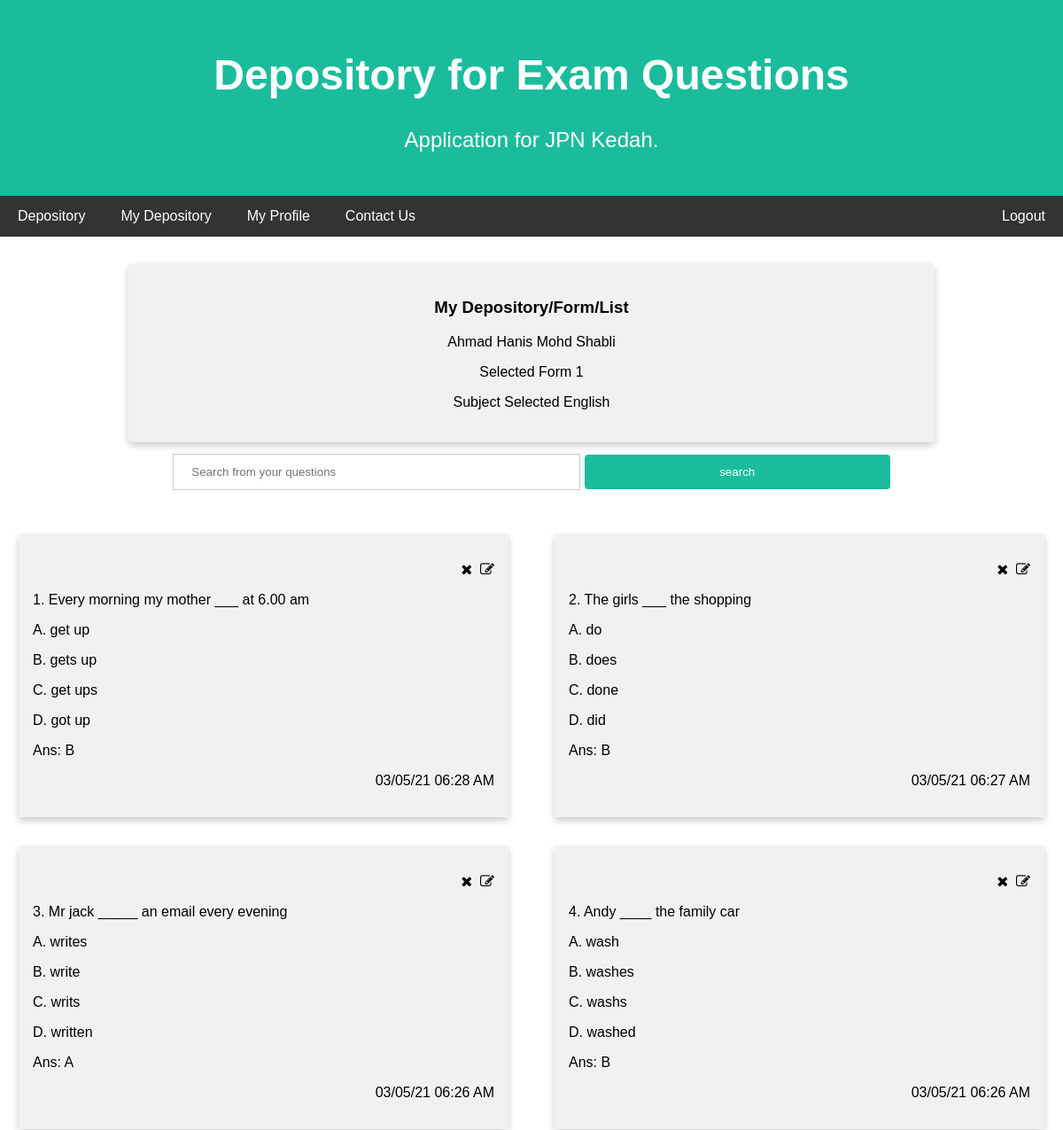
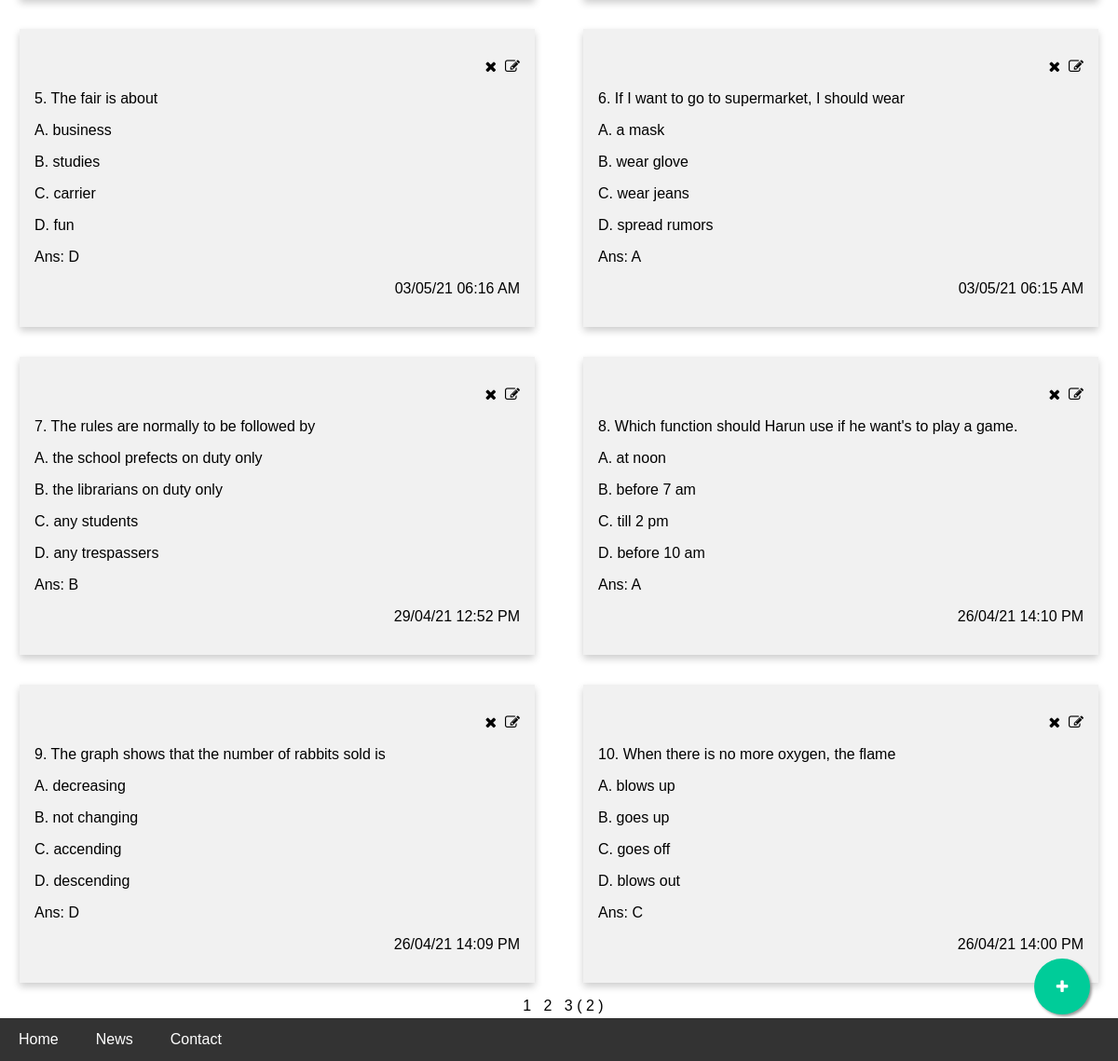
The page /php/myquestionslist.php?pageno=2&yearform=Form 1&subject=English (signed in) on the database its author committed (2 pictures, top to bottom).
### tables this page shows
CREATE TABLE `tbl_questions` (
  `q_id` int(6) NOT NULL,
  `form` varchar(6) NOT NULL,
  `subject_name` varchar(30) NOT NULL,
  `user_email` varchar(60) NOT NULL,
  `question` varchar(500) NOT NULL,
  `ans_a` varchar(200) NOT NULL,
  `ans_b` varchar(200) NOT NULL,
  `ans_c` varchar(200) NOT NULL,
  `ans_d` varchar(200) NOT NULL,
  `ans` varchar(1) NOT NULL,
  `date_created` datetime(6) NOT NULL DEFAULT current_timestamp(6)
);

### php/myquestionslist.php (the view, shortened to what this page needs)
<?php
include_once("dbconnect.php");
if ($_SESSION["session_id"]) {
    $user_email = $_SESSION["email"];
    $name = $_SESSION["name"];
    $yearform = $_GET['yearform'];
    $subject = $_GET['subject'];
    $pageno = (int)$_GET['pageno'];
    $results_per_page = 10;
    $page_first_result = ($pageno - 1) * $results_per_page;
    if (isset($_GET['button'])) {
        if ($_GET['button'] === 'search') {
            $searchkey = addslashes($_GET['search']);
            $sqllistquestions = "SELECT * FROM tbl_questions WHERE user_email = '$user_email' AND form = '$yearform' AND subject_name = '$subject' AND question LIKE '%$searchkey%' ORDER BY date_created DESC";
        }
        if ($_GET['button'] === 'delete') {
            $qid = $_GET['qid'];
            $sqldelete = "DELETE FROM tbl_questions WHERE q_id='$qid' AND user_email = '$user_email'";
            $stmt = $conn->prepare($sqldelete);
            if ($stmt->execute()) {
                echo "<script> alert('Delete Success')</script>";
            } else {
                echo "<script> alert('Delete Failed')</script>";
            }
            $sqllistquestions = "SELECT * FROM tbl_questions WHERE user_email = '$user_email' AND form = '$yearform' AND subject_name = '$subject' ORDER BY date_created DESC";
        }
    } else {
        $sqllistquestions = "SELECT * FROM tbl_questions WHERE user_email = '$user_email' AND form = '$yearform' AND subject_name = '$subject' ORDER BY date_created DESC";
    }
    $stmt = $conn->prepare($sqllistquestions);
    $stmt->execute();
    $rows = $stmt->fetchAll();
    $number_of_result = $stmt->rowCount();
    $number_of_page = ceil($number_of_result / $results_per_page);
    $sqllistquestionswithlimit = $sqllistquestions . " LIMIT $page_first_result , $results_per_page";
    $stmt = $conn->prepare($sqllistquestionswithlimit);
    $stmt->execute();
    $rows = $stmt->fetchAll();
} else {
    echo "<script> alert('Session not available. Please login')</script>";
    echo "<script> window.location.replace('../html/login.html')</script>";
}
?>
<!DOCTYPE html>
<html>
<head>
    <link rel="stylesheet" href="../css/style.css">
    <link rel="stylesheet" href="https://maxcdn.bootstrapcdn.com/font-awesome/4.5.0/css/font-awesome.min.css">
    <link rel="stylesheet" href="https://cdnjs.cloudflare.com/ajax/libs/font-awesome/4.7.0/css/font-awesome.min.css">
</head>
<body>
    <div class="header">
        <h1>Depository for Exam Questions</h1>
        <p>Application for JPN Kedah.</p>
    </div>
    <div class="topnavbar" id="myTopnav">
        <a href="depository.php">Depository</a>
        <a href="mydepository.php">My Depository</a>
        <a href="#">My Profile</a>
        <a href="#">Contact Us</a>
        <a href="../html/login.html" onclick="logout()" class="right">Logout</a>
    </div>
    <div class="main">
        <div class="row-single">
            <div class="card-header" type="submit">
                <h3>My Depository/Form/List</h3>
                <p><?php echo $name ?></p>
                <?php
                echo "<p> Selected " . $yearform . "</p>";
                echo "<p>Subject Selected " . $subject . "</p>";
                ?>
            </div>
        </div>
        <form action="myquestionslist.php" align="center">
            <input type="search" id="idsearch" name="search" placeholder="Search from your questions" />
            <button type="submit" name="button" value="search">search</button>
        </form>
    </div>
    <?php
    $num = 1;
    echo "<div class='row-question'>";
    foreach ($rows as $question) {
        $qid = $question['q_id'];
        echo "<div class='column-question'>";
        echo " <div class='card-question'>";
        echo "<p align='right'><a href='myquestionslist.php?button=delete&yearform=$yearform&subject=$subject&qid=$qid&pageno=1'
        class='fa fa-remove' onclick='return deleteDialog()'></a>&nbsp&nbsp<a href='editquestion.php?yearform=$yearform&subject=$subject&qid=$qid&pageno=1'
        class='fa fa-edit''></a></p>";
        echo "<p align='left'>" . $num++ . ". " . ($question['question']) . "</p>";
        echo "<p align='left'>A.  " . ($question['ans_a']) . "</p>";
        echo "<p align='left'>B.  " . ($question['ans_b']) . "</p>";
        echo "<p align='left'>C.  " . ($question['ans_c']) . "</p>";
        echo "<p align='left'>D.  " . ($question['ans_d']) . "</p>";
        echo "<p align='left'>Ans:  " . ($question['ans']) . "</p>";
        echo "<p align='right'>" . date_format(date_create($question['date_created']), 'd/m/y H:i A') . "</p>";
        echo "</div>";
        echo "</div>";
    }
    echo "</div>";
    echo "<div class='row-pages'>";
    echo"<center>";
    for ($page = 1; $page <= $number_of_page; $page++) {
        echo '<a href = "myquestionslist.php?pageno=' . $page . '&yearform=' . $yearform . '&subject=' . $subject . '">&nbsp&nbsp' . $page . ' </a>';
    }
    echo " ( ".$pageno." )";
    echo"</center>";
    echo "</div>";
    ?>
    <a href="newquestion.php?yearform=<?php echo $yearform ?>&subject=<?php echo $subject ?>&pageno=<?php echo $pageno ?>" class="float">
        <i class="fa fa-plus my-float"></i>
    </a>
    <div class="bottomnavbar">
        <a href="../index.html">Home</a>
        <a href="#news">News</a>
        <a href="#contact">Contact</a>
    </div>
</body>
</html>

### css/style.css (style rules this page uses)
* { box-sizing: border-box; }
body { font-family: Arial, Helvetica, sans-serif; margin-top: 0; margin-left: 0; margin-right: 0; margin-bottom: 50px; align-items: center; }
.header { padding: 25px; text-align: center; background: #1abc9c; color: white; }
.topnavbar { overflow: hidden; background-color: #333; width: 100%; }
.topnavbar a { float: left; display: block; color: white; text-align: center; padding: 14px 20px; text-decoration: none; }
.topnavbar a.right { float: right; }
.bottomnavbar { overflow: hidden; background-color: #333; width: 100%; position: fixed; bottom: 0; width: 100%; }
.bottomnavbar a { float: left; display: block; color: white; text-align: center; padding: 14px 20px; text-decoration: none; }
.main { -ms-flex: 100%; flex: 100%; background-color: rgb(255, 255, 255); padding: 25px; text-align: center; }
.column-question { float: left; width: 50%; padding: 0 10px; }
.row-question { margin: 0 -5px; }
.row-question:after { content: ""; display: table; clear: both; }
.card-question { box-shadow: 0 4px 8px 0 rgba(0, 0, 0, 0.2); padding: 16px; text-align: center; background-color: #f1f1f1; margin: 16px; }
a { text-decoration: none; color: black; }
@media screen and (min-width: 601px) { .header h1 { font-size: 4vw; } }
@media screen and (min-width: 601px) { .header p { font-size: 2vw; } }
@media screen and (min-width: 601px) { .main { padding: 20px; width: 100%; } }
@media screen and (min-width: 601px) { input[type=search] { width: 40%; } }
@media screen and (min-width: 601px) { button[type=submit] { width: 30%; } }
@media screen and (min-width: 601px) { .row-single { width: 80%; } }
@media screen and (min-width: 601px) { .main { -ms-flex: 100%; flex: 100%; background-color: rgb(255, 255, 255); padding: 25px; text-align: center; } }
button[type=submit] { background-color: #1abc9c; color: white; padding: 12px 20px; border: none; border-radius: 4px; cursor: pointer; }
input[type=search] { padding: 12px 20px; margin: 8px 0; display: inline-block; border: 1px solid #ccc; box-sizing: border-box; }
.row-single:after { content: ""; display: table; clear: both; }
.row-single { padding: 5px; text-align: center; display: inline-block; }
.card-header { box-shadow: 0 4px 8px 0 rgba(0, 0, 0, 0.2); padding: 20px; text-align: center; background-color: #f1f1f1; transition: 0.3s; border-radius: 5px; }
.float { position: fixed; width: 60px; height: 60px; bottom: 50px; right: 30px; background-color: #0C9; color: #FFF; border-radius: 50px; text-align: center; box-shadow: 2px 2px 3px #999; }
.my-float { margin-top: 22px; }

### rows shown on the page
tbl_questions: question "Every morning my mother ___ at 6.00 am", ans_a "get up", ans_b "gets up", ans_c "get ups", ans_d "got up", ans "B", date_created "03/05/21 06:28 AM"
tbl_questions: question "The girls ___ the shopping", ans_a "do", ans_b "does", ans_c "done", ans_d "did", ans "B", date_created "03/05/21 06:27 AM"
tbl_questions: question "Mr jack _____ an email every evening", ans_a "writes", ans_b "write", ans_c "writs", ans_d "written", ans "A", date_created "03/05/21 06:26 AM"
tbl_questions: question "Andy ____ the family car", ans_a "wash", ans_b "washes", ans_c "washs", ans_d "washed", ans "B", date_created "03/05/21 06:26 AM"
tbl_questions: question "The fair is about", ans_a "business", ans_b "studies", ans_c "carrier", ans_d "fun", ans "D", date_created "03/05/21 06:16 AM"
tbl_questions: question "If I want to go to supermarket, I should wear", ans_a "a mask", ans_b "wear glove", ans_c "wear jeans", ans_d "spread rumors", ans "A", date_created "03/05/21 06:15 AM"
tbl_questions: question "The rules are normally to be followed by", ans_a "the school prefects on duty only", ans_b "the librarians on duty only", ans_c "any students", ans_d "any trespassers", ans "B", date_created "29/04/21 12:52 PM"
tbl_questions: question "Which function should Harun use if he want's to play a game.", ans_a "at noon", ans_b "before 7 am", ans_c "till 2 pm", ans_d "before 10 am", ans "A", date_created "26/04/21 14:10 PM"
tbl_questions: question "The graph shows that the number of rabbits sold is", ans_a "decreasing", ans_b "not changing", ans_c "accending", ans_d "descending", ans "D", date_created "26/04/21 14:09 PM"
tbl_questions: question "When there is no more oxygen, the flame", ans_a "blows up", ans_b "goes up", ans_c "goes off", ans_d "blows out", ans "C", date_created "26/04/21 14:00 PM"

### other values the page prints
$name "Ahmad Hanis Mohd Shabli"
$yearform "Form 1"
$subject "English"
$pageno "2"
